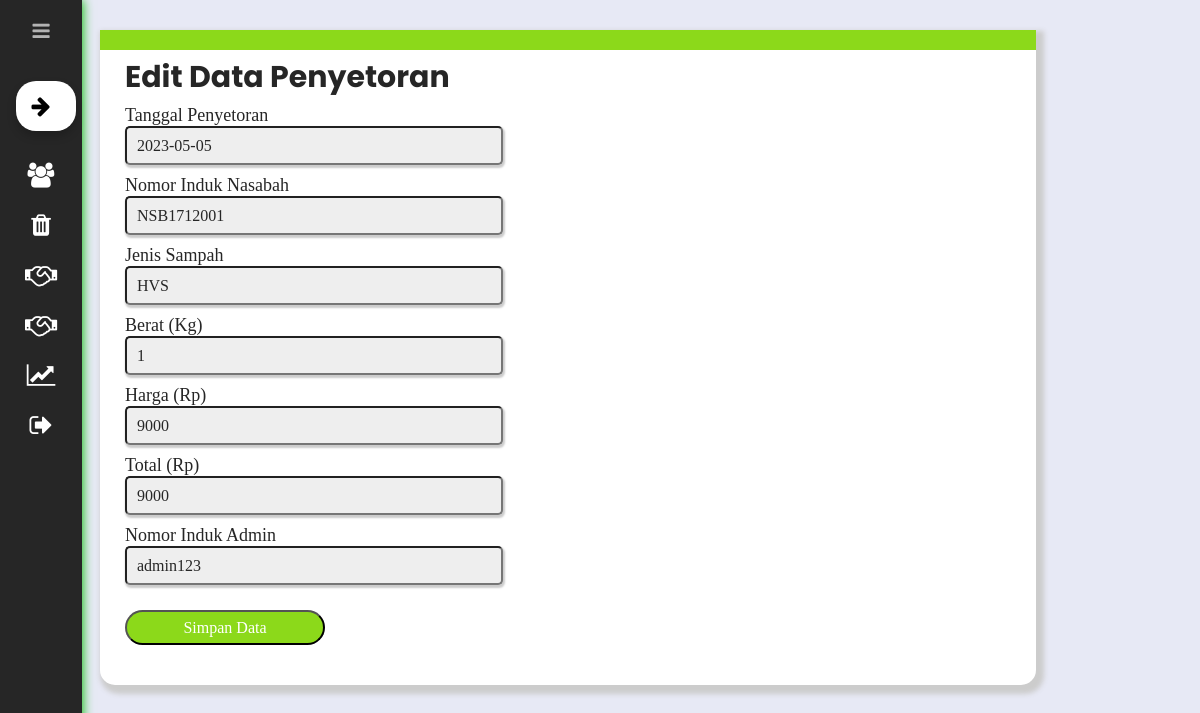
The app's page /view/dashboard.php?page=edit-setor&id=26 (signed in) with its own data.
### tables this page shows
CREATE TABLE `setor` (
  `id_setor` int(5) NOT NULL,
  `tanggal_setor` date NOT NULL,
  `nin` varchar(10) NOT NULL,
  `jenis_sampah` varchar(15) NOT NULL,
  `berat` int(4) NOT NULL,
  `harga` int(6) NOT NULL,
  `total` int(8) NOT NULL,
  `nia` varchar(9) NOT NULL
);

### system/models/transaksi-setor/edit-setor.php (the view, shortened to what this page needs)
<?php
  require_once("../system/config/koneksi.php");
?>
<html>
<head>
  <link rel="stylesheet" type="text/css" href="../asset/library/datepicker/css/jquery.datepick.css">
</head>
<body>
     <h2 style="font-size: 30px; color: #262626;">Edit Data Penyetoran</h2>
     <?php if(isset($_GET['id'])){$id=$_GET['id']; ?>
     <?php
        $cek = mysqli_query($conn, "SELECT * FROM setor WHERE id_setor='".$_GET['id']."'");
        $row = mysqli_fetch_array($cek);
      ?>
     <form action="" method="post">
        <div class="form-group">
        <label class="">Tanggal Penyetoran</label>
        <input type="text" id="date" name="tanggal_setor" value="<?php echo $row['tanggal_setor'] ?> "/>
        </div>
        <div class="form-group">
        <label class="">Nomor Induk Nasabah</label>
        <input type="text" name="nin"style="cursor: not-allowed;" value="<?php echo $row['nin'] ?>" required/>
        </div>
        <div class="form-group">
        <label class="">Jenis Sampah</label>
        <input type="text" name="jenis_sampah" value="<?php echo $row['jenis_sampah'] ?>" required/>
        </div>
        <div class="form-group">
        <label class="">Berat (Kg)</label>
        <input type="text" name="berat" value="<?php echo $row['berat'] ?>" required/>
        </div>
        <div class="form-group">
        <label class="">Harga (Rp)</label>
        <input type="text" name="harga" value="<?php echo $row['harga'] ?>" required/>
        </div>
        <div class="form-group">
        <label class="">Total (Rp)</label>
        <input type="text"  name="total" value="<?php echo $row['total'] ?>"/>
        </div>
        <div class="form-group">
        <label class="">Nomor Induk Admin</label>
        <input type="text"  name="nia" value="<?php echo $row['nia'] ?>"/>
        </div>
        <input class="button" type="submit" name="simpan" value="Simpan Data" />
    </form>
<?php } ?>
</body>
</html>

### asset/internal/css/styleDashboard.css (style rules this page uses)
* { font-family: "Poppins", sans-serif; margin: 0; padding: 0; }
body { position: relative; min-height: 100vh; width: 100%; background: #e7e9f5; }
:root { --bg-primary: #262626; --btn-primary: #abfc35; --btn-secondary: #9be729; --bg-default: #ffffff; }

### system/models/transaksi-setor/edit-setor.php (style rules this page uses)
label { font-family: Montserrat; font-size: 18px; display: block; color: #262626; }
input[type=text], input[type=password] { border-radius: 5px; width: 40%; height: 35px; background: #eee; padding: 0 10px; box-shadow: 1px 2px 2px 1px #ccc; color: #262626; }
input[type=submit] { height: 35px; width: 200px; background: #8cd91a; border-radius: 20px; color: #fff; margin-top: 20px; cursor: pointer; }
input { font-family: Montserrat; font-size: 16px; }
.form-group { padding: 5px 0; }

### records on screen
setor: tanggal_setor "2023-05-05", nin "NSB1712001", jenis_sampah "HVS", berat "1", harga "9000", total "9000", nia "admin123"
